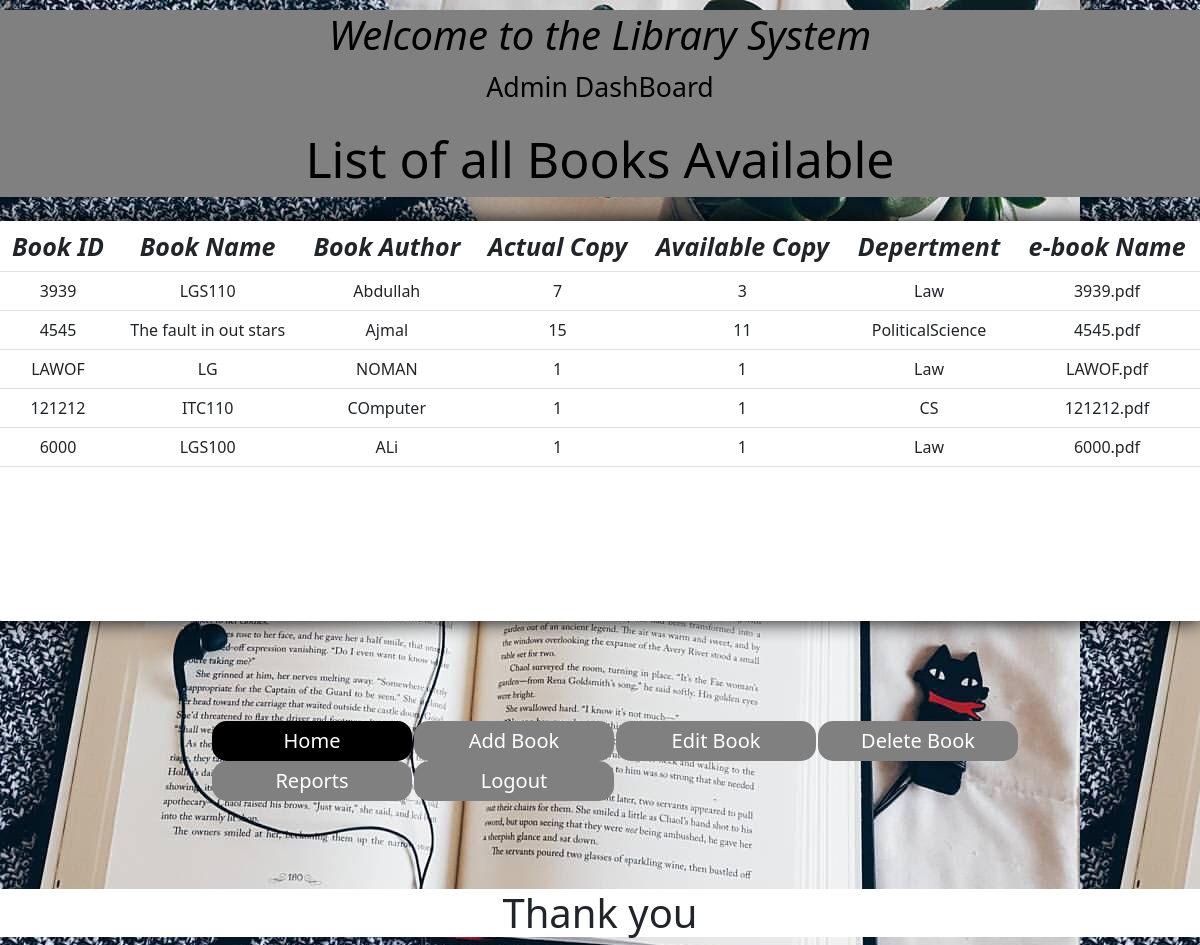
The app's page /admin.php with its own data.
### tables this page shows
CREATE TABLE `book` (
  `b_id` varchar(255) NOT NULL,
  `booksname` varchar(50) NOT NULL,
  `authorname` varchar(50) NOT NULL,
  `copies` varchar(20) NOT NULL,
  `avl_cpy` int(100) NOT NULL,
  `dept` varchar(50) NOT NULL,
  `file_name` varchar(255) NOT NULL,
  `path` varchar(200) NOT NULL,
  PRIMARY KEY (`b_id`),
  UNIQUE KEY `b_id` (`b_id`)
);

### admin.php (the view, shortened to what this page needs)
<?php
include("conn.php");?>
<html>
<head>
    <link href="https://cdn.jsdelivr.net/npm/bootstrap@5.1.3/dist/css/bootstrap.min.css" rel="stylesheet">
</head>
<body>
    <div id="t1" >
     <table  style =" font-size:16pt"  align="center" width="100%" height="100%">
        <tr>
            <td style="color:Black;background-color:Gray;"><h1 align="center"><i>Welcome to the Library System</i> </h1></td></tr>
        <tr>
          <td align="center" style="color:black; font-size: 20pt;background-color:Gray;"> <p> Admin DashBoard </p></td>
        </tr>
      </table>
    </div>
    <p style="text-align:center;color:black;font-size:50px;background-color:Gray;">List of all Books Available</p>
   <div class="main">
       <table class="table table-hover">
                <tr>
                    <th>Book ID</th>
                    <th>Book Name</th>
                    <th>Book Author</th>
                    <th>Actual Copy</th>
                    <th>Available Copy</th>
                    <th>Depertment</th>
                    <th>e-book Name</th>
                </tr>
            <?php
           $data=mysqli_query($conn,"SELECT * FROM book");
	              while($row = mysqli_fetch_array($data))
	               {
                        echo "<tr>";
                        echo "<td>" ;
                        echo $row["b_id"];
                        echo "</td>";
                        echo "<td>";
                        echo $row["booksname"];
                        echo "</td>";
                        echo "<td>";
                        echo $row["authorname"];
                        echo "</td>";
                        echo "<td>";
                        echo $row["copies"];
                        echo "</td>";
                        echo "<td>";
                        echo $row["avl_cpy"];
                        echo "</td>";
                        echo "<td>";
                        echo $row["dept"];
                        echo "</td>";
                        echo "<td>";
                        echo $row["file_name"];
                        echo "</td>";
                        echo "</tr>";
                    }
	            ?>
                </table>
      </div>
  <div class="nav" style="padding-left:15%;">
        <ul>
          <li><a style="background-color: black;border-radius:15px;" href="admin.php">Home</a></li>
          <li><a href="add_book.php">Add Book</a></li>
          <li><a href="edit_book.php">Edit Book</a></li>
            <li><a href="delbook.php">Delete Book</a></li>
            <li><a href="report.php">Reports</a></li>
          <li><a href="index.php">Logout</a></li>
        </ul>
  </div>
    <br><br> <br>
    <center>
        <div id= "thankyou">
          <h1>Thank you</h1>
        </div>
    </center>
    </body>
</html>

### admin.php (style rules this page uses)
body { background: url("1.jpeg"); }
table { width: 100%; border-collapse: collapse; height: auto; text-align: center; color: black; font-weight: normal; }
th { font-size: 25px; font-style: italic; }
.main { width: 100%; box-shadow: 0px 0px 20px black; border-radius: 1px; overflow: auto; margin-top: 2%; height:400px; background: rgba(140, 140, 140, 1); background-color:white; }
ul { padding: 0 ; list-style: none; }
ul li { float: left; width: 200px; height: 40px; border-radius:15px; background-color: gray; line-height: 40px; text-align: center; font-size: 20px; margin-right: 2px; }
#thankyou { background-color:white; }
ul li a { text-decoration: none; color: white; display: block; }
.nav { margin-top:100px; }
#t1 { margin-top:10px; }

### records on screen
book: b_id "3939", booksname "LGS110", authorname "Abdullah", copies "7", avl_cpy "3", dept "Law", file_name "3939.pdf"
book: b_id "4545", booksname "The fault in out stars", authorname "Ajmal", copies "15", avl_cpy "11", dept "PoliticalScience", file_name "4545.pdf"
book: b_id "LAWOF", booksname "LG", authorname "NOMAN", copies "1", avl_cpy "1", dept "Law", file_name "LAWOF.pdf"
book: b_id "121212", booksname "ITC110", authorname "COmputer", copies "1", avl_cpy "1", dept "CS", file_name "121212.pdf"
book: b_id "6000", booksname "LGS100", authorname "ALi", copies "1", avl_cpy "1", dept "Law", file_name "6000.pdf"
